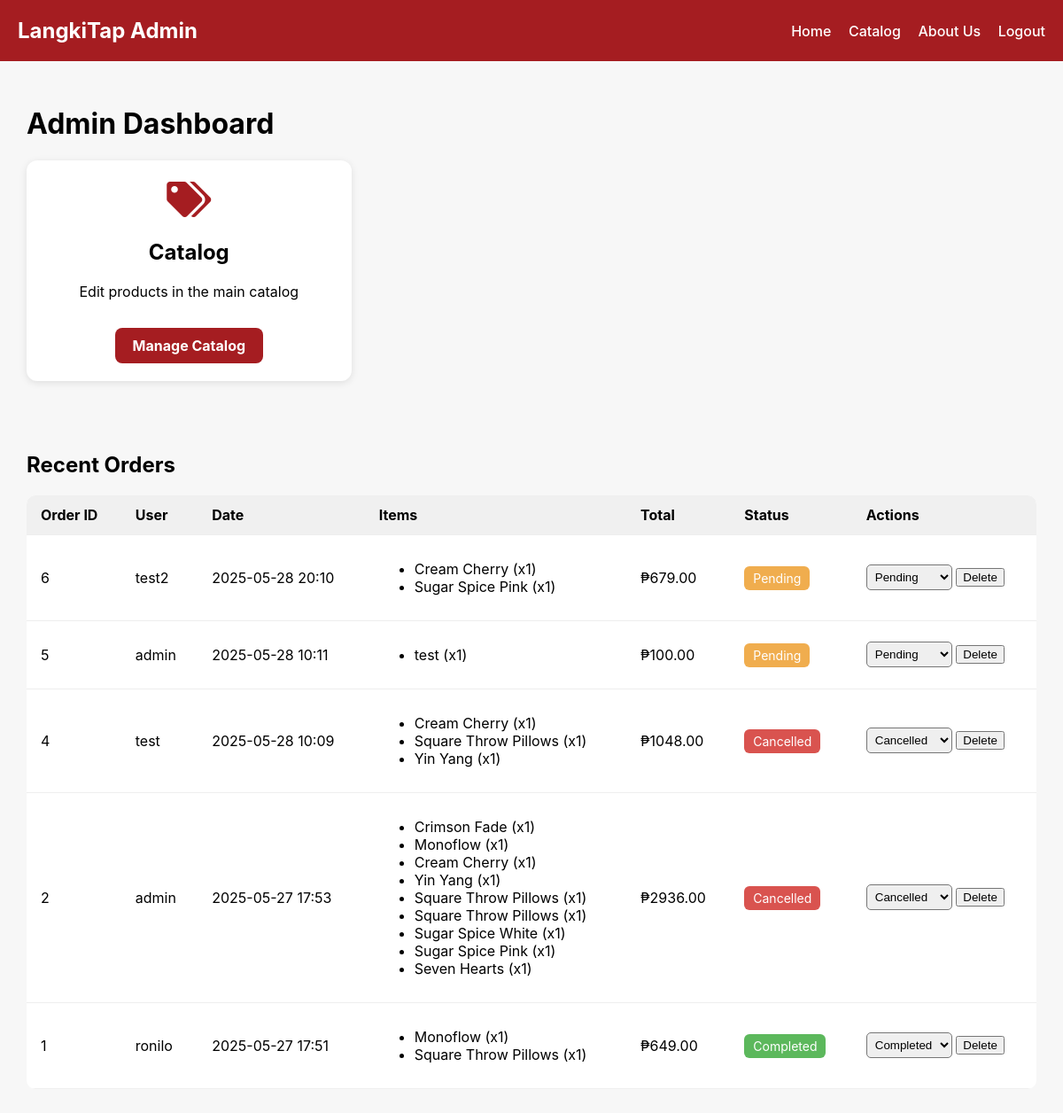
The page /admin (signed in) on the database its author committed.
### app.py (models this page shows)
class CustomerOrder(db.Model):
    id = db.Column(db.Integer, primary_key=True)
    user_id = db.Column(db.Integer, db.ForeignKey('user.id'))
    created_at = db.Column(
        db.DateTime,
        default=lambda: datetime.datetime.now(datetime.timezone(datetime.timedelta(hours=8)))
    )
    total_amount = db.Column(db.Float)
    status = db.Column(db.String(20), default='pending')
    items = db.relationship('OrderItem', backref='order', lazy=True)

class User(db.Model):
    id = db.Column(db.Integer, primary_key=True)
    username = db.Column(db.String(80), unique=True, nullable=False)
    password = db.Column(db.String(100), nullable=False)
    is_admin = db.Column(db.Boolean, default=False)

class OrderItem(db.Model):
    id = db.Column(db.Integer, primary_key=True)
    order_id = db.Column(db.Integer, db.ForeignKey('customer_order.id'))
    product_id = db.Column(db.Integer, db.ForeignKey('product.id'))
    quantity = db.Column(db.Integer)
    price = db.Column(db.Float)
    product = db.relationship('Product')  # <-- Add this line

class Product(db.Model):
    id = db.Column(db.Integer, primary_key=True)
    name = db.Column(db.String(100), nullable=False)
    category = db.Column(db.String(50))
    stock = db.Column(db.Integer)
    price = db.Column(db.Float)
    description = db.Column(db.String(255))
    image = db.Column(db.String(255))

### app.py (the view)
@app.route("/admin")
def admin_page():
    if not session.get("admin"):
        return redirect(url_for("login"))
    orders = CustomerOrder.query.order_by(CustomerOrder.created_at.desc()).limit(10).all()
    users = {u.id: u.username for u in User.query.all()}
    return render_template("admin.html", orders=orders, users=users)

### templates/admin.html (shortened to what this page needs)
<!DOCTYPE html>
<html>
<head>
    <link rel="stylesheet" href="{{ url_for('static', filename='adminstyle.css') }}">
    <link rel="stylesheet" href="https://cdnjs.cloudflare.com/ajax/libs/font-awesome/5.15.4/css/all.min.css">
</head>
<body>
    <div class="admin-header">
        <div class="admin-logo">LangkiTap Admin</div>
        <nav class="admin-nav-links">
            <a href="{{ url_for('home') }}">Home</a>
            <a href="{{ url_for('shop') }}">Catalog</a>
            <a href="{{ url_for('about') }}">About Us</a>
            <a href="{{ url_for('logout') }}" class="logout">Logout</a>
        </nav>
    </div>
    <div class="admin-container">
        <h1>Admin Dashboard</h1>
        <div class="admin-grid">
            <div class="admin-card">
                <div class="card-icon catalog">
                    <i class="fas fa-tags"></i>
                </div>
                <h2>Catalog</h2>
                <p>Edit products in the main catalog</p>
                <a href="{{ url_for('admin_catalog') }}" class="btn">Manage Catalog</a>
            </div>
        </div>
    </div>
    <div class="admin-section">
        <h2>Recent Orders</h2>
        <div class="orders-table">
            <table>
                <thead>
                    <tr>
                        <th>Order ID</th>
<th>User</th>
                        <th>Date</th>
                        <th>Items</th>
                        <th>Total</th>
                        <th>Status</th>
                        <th>Actions</th>
                    </tr>
                </thead>
                <tbody>
                    {% for order in orders %}
                    <tr>
                        <td>{{ order.id }}</td>
<td>{{ users[order.user_id] if order.user_id in users else 'Unknown' }}</td>
                        <td>{{ order.created_at.strftime('%Y-%m-%d %H:%M') }}</td>
                        <td>
                            <ul>
                                {% for item in order.items %}
                                <li>{{ item.product.name }} (x{{ item.quantity }})</li>
                                {% endfor %}
                            </ul>
                        </td>
                        <td>₱{{ "%.2f"|format(order.total_amount) }}</td>
                        <td>
                            <span class="status-badge {{ order.status }}">{{ order.status }}</span>
                        </td>
                        <td>
                            <select onchange="updateOrderStatus(this, '{{ order.id }}')">
                                <option value="pending" {% if order.status=='pending' %}selected{% endif %}>Pending</option>
                                <option value="completed" {% if order.status=='completed' %}selected{% endif %}>Completed</option>
                                <option value="cancelled" {% if order.status=='cancelled' %}selected{% endif %}>Cancelled</option>
                            </select>
                                <button onclick="deleteOrder('{{ order.id }}')">Delete</button>
                        </td>
                    </tr>
                    {% endfor %}
                </tbody>
            </table>
        </div>
    </div>
</body>
</html>

### static/adminstyle.css (style rules this page uses)
body { font-family: 'Inter', sans-serif; margin: 0; background: #f7f7f7; }
.admin-header { background: #a51d21; color: white; padding: 20px; display: flex; justify-content: space-between; align-items: center; }
.admin-logo { font-size: 24px; font-weight: bold; }
.admin-nav-links a { color: white; margin-left: 15px; text-decoration: none; font-weight: 500; }
.admin-container { padding: 30px; }
.admin-grid { display: grid; grid-template-columns: repeat(auto-fill, minmax(300px, 1fr)); gap: 20px; }
.admin-card { background: white; border-radius: 12px; padding: 20px; box-shadow: 0 2px 8px rgba(0, 0, 0, 0.1); text-align: center; }
.card-icon { font-size: 40px; margin-bottom: 10px; color: #a51d21; }
.btn { display: inline-block; margin-top: 15px; background: #a51d21; color: white; padding: 10px 20px; border-radius: 8px; text-decoration: none; font-weight: bold; }
.admin-section { margin-top: 50px; padding: 0 30px 30px; }
.orders-table table { width: 100%; border-collapse: collapse; background: white; border-radius: 10px; overflow: hidden; }
.orders-table th, .orders-table td { padding: 12px 16px; border-bottom: 1px solid #eee; text-align: left; }
.orders-table th { background: #f0f0f0; }
.status-badge { padding: 5px 10px; border-radius: 6px; color: white; font-size: 14px; text-transform: capitalize; }
.status-badge.pending { background-color: #f0ad4e; }
.status-badge.completed { background-color: #5cb85c; }
.status-badge.cancelled { background-color: #d9534f; }
select { padding: 5px; border-radius: 5px; }

### rows shown on the page
CustomerOrder: id "6", created_at "2025-05-28 20:10", total_amount "679.00", status "Pending", status+id "Pending"
User: username "test2"
OrderItem: product.name "Cream Cherry", quantity "1"
OrderItem: product.name "Sugar Spice Pink", quantity "1"
CustomerOrder: id "5", created_at "2025-05-28 10:11", total_amount "100.00", status "Pending", status+id "Pending"
User: username "admin"
OrderItem: product.name "test", quantity "1"
CustomerOrder: id "4", created_at "2025-05-28 10:09", total_amount "1048.00", status "Cancelled", status+id "Cancelled"
User: username "test"
OrderItem: product.name "Cream Cherry", quantity "1"
OrderItem: product.name "Square Throw Pillows", quantity "1"
OrderItem: product.name "Yin Yang", quantity "1"
CustomerOrder: id "2", created_at "2025-05-27 17:53", total_amount "2936.00", status "Cancelled", status+id "Cancelled"
OrderItem: product.name "Crimson Fade", quantity "1"
OrderItem: product.name "Monoflow", quantity "1"
OrderItem: product.name "Cream Cherry", quantity "1"
OrderItem: product.name "Yin Yang", quantity "1"
OrderItem: product.name "Square Throw Pillows", quantity "1"
OrderItem: product.name "Square Throw Pillows", quantity "1"
OrderItem: product.name "Sugar Spice White", quantity "1"
OrderItem: product.name "Sugar Spice Pink", quantity "1"
OrderItem: product.name "Seven Hearts", quantity "1"
CustomerOrder: id "1", created_at "2025-05-27 17:51", total_amount "649.00", status "Completed", status+id "Completed"
User: username "ronilo"
OrderItem: product.name "Monoflow", quantity "1"
OrderItem: product.name "Square Throw Pillows", quantity "1"
